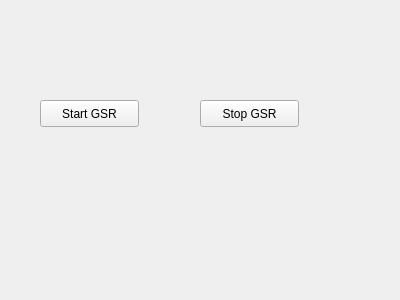
<?xml version="1.0" encoding="UTF-8"?>
<ui version="4.0">
 <class>GSRWidget</class>
 <widget class="QWidget" name="GSRWidget">
  <property name="geometry">
   <rect>
    <x>0</x>
    <y>0</y>
    <width>400</width>
    <height>300</height>
   </rect>
  </property>
  <property name="windowTitle">
   <string>Form</string>
  </property>
  <widget class="QPushButton" name="startGSR">
   <property name="geometry">
    <rect>
     <x>40</x>
     <y>100</y>
     <width>99</width>
     <height>27</height>
    </rect>
   </property>
   <property name="text">
    <string>Start GSR</string>
   </property>
  </widget>
  <widget class="QPushButton" name="stopGSR">
   <property name="geometry">
    <rect>
     <x>200</x>
     <y>100</y>
     <width>99</width>
     <height>27</height>
    </rect>
   </property>
   <property name="text">
    <string>Stop GSR</string>
   </property>
  </widget>
 </widget>
 <resources/>
 <connections/>
</ui>
